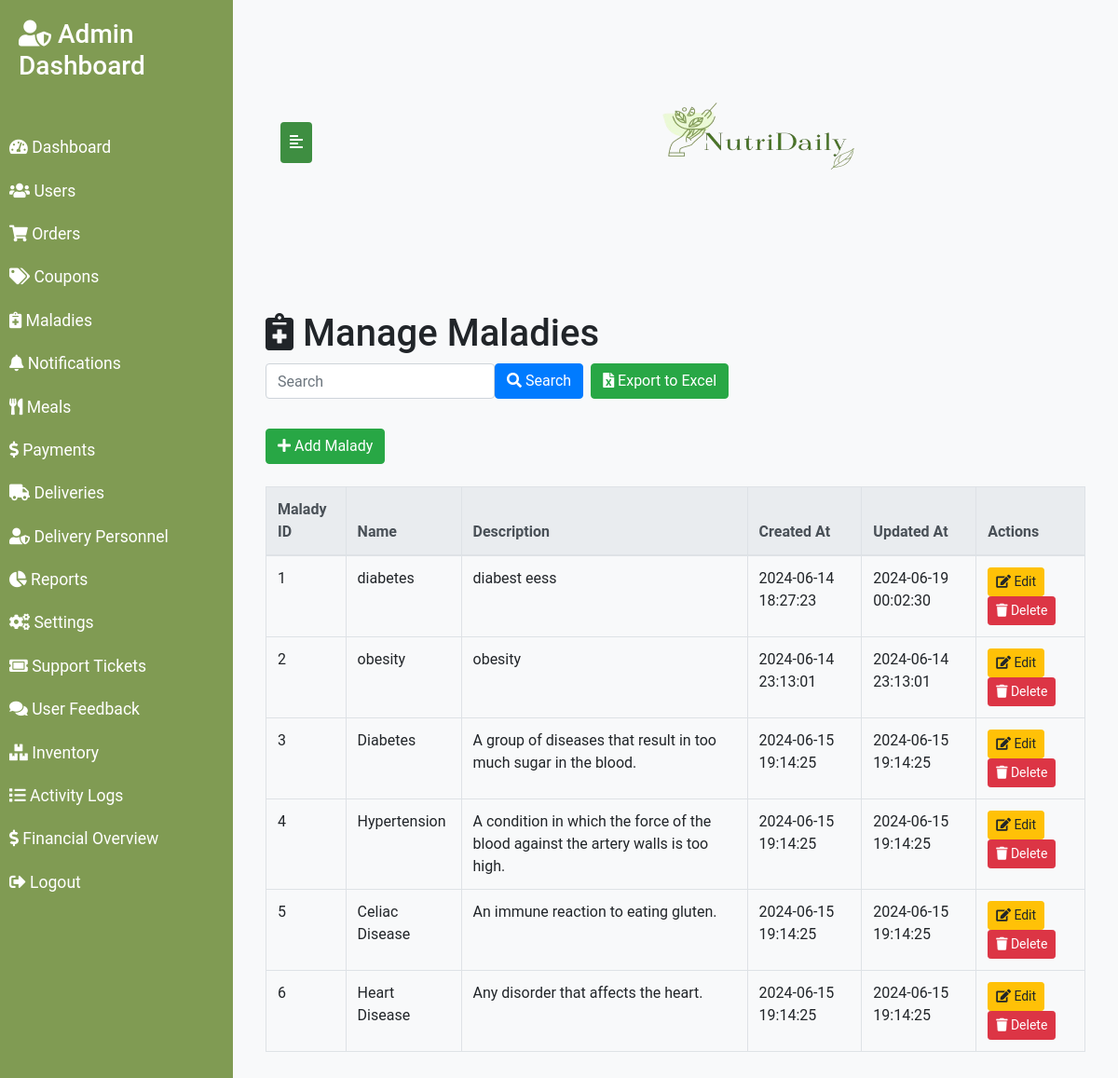
Screenshot of /maladies.php (signed in) with the database file from the repository.
### tables this page shows
CREATE TABLE `maladies` (
  `malady_id` int(11) NOT NULL,
  `name` varchar(100) DEFAULT NULL,
  `description` text,
  `created_at` timestamp NOT NULL DEFAULT CURRENT_TIMESTAMP,
  `updated_at` timestamp NOT NULL DEFAULT CURRENT_TIMESTAMP ON UPDATE CURRENT_TIMESTAMP
);

### maladies.php (the view, shortened to what this page needs)
<?php
require 'config/db.php';
$search_query = "";
$search_sql = $search_query ? "WHERE name LIKE '%$search_query%' OR description LIKE '%$search_query%'" : "";
$sql = "SELECT * FROM maladies $search_sql";
$result = $conn->query($sql);
?>
<!DOCTYPE html>
<html lang="en">
<head>
    <link rel="stylesheet" href="https://maxcdn.bootstrapcdn.com/bootstrap/4.5.2/css/bootstrap.min.css">
    <link rel="stylesheet" href="https://cdnjs.cloudflare.com/ajax/libs/font-awesome/5.15.4/css/all.min.css">
</head>
<body>
<div class="wrapper">
    <nav id="sidebar">
        <div class="sidebar-header">
            <h3><i class="fas fa-user-shield"></i> Admin Dashboard</h3>
        </div>
        <ul class="list-unstyled components">
            <li><a href="dashboard.php"><i class="fas fa-tachometer-alt"></i> Dashboard</a></li>
            <li><a href="users.php"><i class="fas fa-users"></i> Users</a></li>
            <li><a href="orders.php"><i class="fas fa-shopping-cart"></i> Orders</a></li>
            <li><a href="coupons.php"><i class="fas fa-tags"></i> Coupons</a></li>
            <li><a href="maladies.php"><i class="fas fa-notes-medical"></i> Maladies</a></li>
            <li><a href="notifications.php"><i class="fas fa-bell"></i> Notifications</a></li>
            <li><a href="meals.php"><i class="fas fa-utensils"></i> Meals</a></li>
            <li><a href="payments.php"><i class="fas fa-dollar-sign"></i> Payments</a></li>
            <li><a href="deliveries.php"><i class="fas fa-truck"></i> Deliveries</a></li>
            <li><a href="delivers.php"><i class="fas fa-user-shield"></i> Delivery Personnel</a></li>
            <li><a href="reports.php"><i class="fas fa-chart-pie"></i> Reports</a></li>
            <li><a href="settings.php"><i class="fas fa-cogs"></i> Settings</a></li>
            <li><a href="support_tickets.php"><i class="fas fa-ticket-alt"></i> Support Tickets</a></li>
            <li><a href="feedback.php"><i class="fas fa-comments"></i> User Feedback</a></li>
            <li><a href="inventory.php"><i class="fas fa-boxes"></i> Inventory</a></li>
            <li><a href="activity_logs.php"><i class="fas fa-list"></i> Activity Logs</a></li>
            <li><a href="financial_overview.php"><i class="fas fa-dollar-sign"></i> Financial Overview</a></li>
            <li><a href="logout.php"><i class="fas fa-sign-out-alt"></i> Logout</a></li>
        </ul>
    </nav>
    <div id="content">
        <nav class="navbar navbar-expand-lg">
            <div class="container-fluid">
                <button type="button" id="sidebarCollapse" class="btn btn-info">
                    <i class="fas fa-align-left"></i>
                </button>
                <div class="ml-auto">
                    <img src="Green_And_White_Aesthetic_Salad_Vegan_Logo__6_-removebg-preview.png" style="margin-right: 230px;height: 250px; width: 60%;" alt="NutriDaily Logo" class="logo">
                </div>
            </div>
        </nav>
        <div class="container mt-5">
            <h1><i class="fas fa-notes-medical"></i> Manage Maladies</h1>
            <div class="table-search mb-4">
                <form action="maladies.php" method="GET" class="form-inline">
                    <div class="form-group mb-2">
                        <input type="text" name="search_query" class="form-control" placeholder="Search" value="<?php echo $_GET['search_query'] ?? ''; ?>">
                    </div>
                    <button type="submit" class="btn btn-primary mb-2" name="search"><i class="fas fa-search"></i> Search</button>
                    <a href="maladies.php?export=true" class="btn btn-success mb-2 ml-2"><i class="fas fa-file-excel"></i> Export to Excel</a>
                </form>
            </div>
            <button class="btn btn-success mb-4" data-toggle="modal" data-target="#addMaladyModal"><i class="fas fa-plus"></i> Add Malady</button>
            <table class="table table-bordered">
                <thead class="thead-light">
                    <tr>
                        <th>Malady ID</th>
                        <th>Name</th>
                        <th>Description</th>
                        <th>Created At</th>
                        <th>Updated At</th>
                        <th>Actions</th>
                    </tr>
                </thead>
                <tbody>
                    <?php while ($row = $result->fetch_assoc()): ?>
                        <tr>
                            <td><?php echo $row['malady_id']; ?></td>
                            <td><?php echo $row['name']; ?></td>
                            <td><?php echo $row['description']; ?></td>
                            <td><?php echo $row['created_at']; ?></td>
                            <td><?php echo $row['updated_at']; ?></td>
                            <td>
                                <button class="btn btn-sm btn-warning" data-toggle="modal" data-target="#editMaladyModal<?php echo $row['malady_id']; ?>"><i class="fas fa-edit"></i> Edit</button>
                                <a href="maladies.php?delete_malady=<?php echo $row['malady_id']; ?>" class="btn btn-sm btn-danger" onclick="return confirm('Are you sure you want to delete this malady?')"><i class="fas fa-trash"></i> Delete</a>
                            </td>
                        </tr>
                    <?php endwhile; ?>
                </tbody>
            </table>
        </div>
    </div>
</div>
</body>
</html>

### maladies.php (style rules this page uses)
body { font-family: 'Roboto', sans-serif; background-color: #f8f9fa; }
.wrapper { display: flex; width: 100%; align-items: stretch; }
#sidebar { min-width: 250px; max-width: 250px; background: #809B53; color: #fff; transition: all 0.3s; }
#sidebar .sidebar-header { padding: 20px; background: #809B53; }
#sidebar ul.components { padding: 20px 0; }
#sidebar ul li a { padding: 10px; font-size: 1.1em; display: block; color: #fff; }
#content { width: 100%; padding: 20px; min-height: 100vh; }
#sidebarCollapse { background: #3E8E41; border: none; color: #fff; padding: 10px; cursor: pointer; }
.table-search { margin-bottom: 20px; }
.navbar { color: #fff; }
.navbar .logo { width: 150px; height: auto; }
.navbar .ml-auto { margin-left: auto; }

### rows the page displays
maladies: malady_id "1", name "diabetes", description "diabest eess", created_at "2024-06-14 18:27:23", updated_at "2024-06-19 00:02:30"
maladies: malady_id "2", name "obesity", description "obesity", created_at "2024-06-14 23:13:01", updated_at "2024-06-14 23:13:01"
maladies: malady_id "3", name "Diabetes", description "A group of diseases that result in too much sugar in the blood.", created_at "2024-06-15 19:14:25", updated_at "2024-06-15 19:14:25"
maladies: malady_id "4", name "Hypertension", description "A condition in which the force of the blood against the artery walls is too high.", created_at "2024-06-15 19:14:25", updated_at "2024-06-15 19:14:25"
maladies: malady_id "5", name "Celiac Disease", description "An immune reaction to eating gluten.", created_at "2024-06-15 19:14:25", updated_at "2024-06-15 19:14:25"
maladies: malady_id "6", name "Heart Disease", description "Any disorder that affects the heart.", created_at "2024-06-15 19:14:25", updated_at "2024-06-15 19:14:25"
